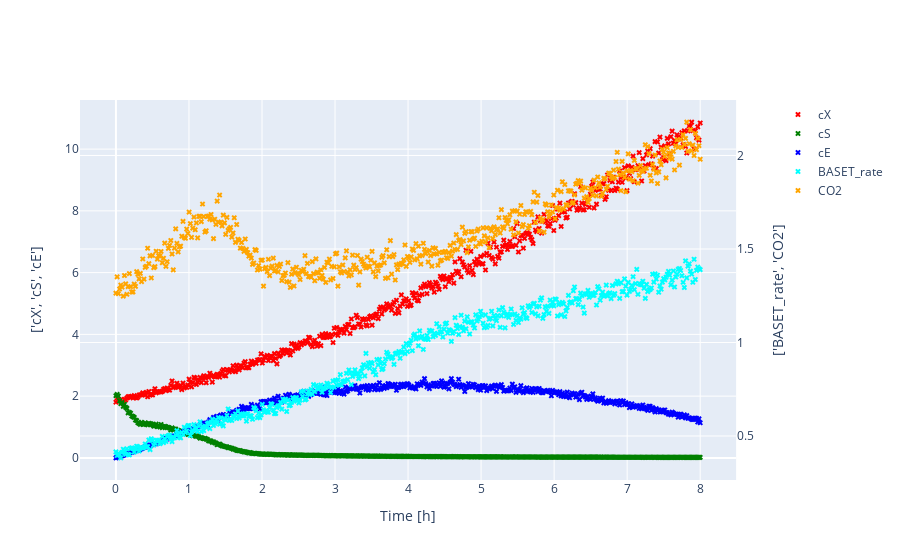

Here is the notebook cell this chart was saved with:
### Code cell
##Simulate an Experiment by using the metadata from an real Experiment - F7 in thise case
Exp = Experiment(path, "F7")  #load experiment 7
y = Yeast()
t_grid = np.linspace(0,8, 8*60)     #8 h measureing time, every minute 1 measurement point
y.set_params(p0) #set params to params in settings#simulate with experimental data, params from settings_mimic and selected number of steps
sim = y.simulate(Exp, t_grid = t_grid)     #507 steps for 8.45 hours in exp 7 means 1 step per minute
sim["BASET"] = integrate.cumtrapz(sim["BASET_rate"], x= sim.index, initial = 0) #integrate base rate to get cumulative base signal


##add random noise array to simulated data 
noise = np.random.normal(0, 0.03, np.shape(sim)) # noise with expected value:0 STDDEV:0.03, same shape as simulated data
sim = sim * (1+ noise)

visualize(sim)

### Figure 1 — Plotly figure (JSON) as saved in the notebook; plotly's stock layout.template omitted (floating-point values rounded to 4 significant figures; data arrays with more than 128 entries replaced by an {"elided": "..."} marker saying what was removed)
{"data": [{"marker": {"color": "red", "size": 5, "symbol": "x"}, "mode": "markers", "name": "cX", "type": "scatter", "x": {"elided": "480 float values"}, "xaxis": "x", "y": {"elided": "480 float values"}, "yaxis": "y"}, {"marker": {"color": "green", "size": 5, "symbol": "x"}, "mode": "markers", "name": "cS", "type": "scatter", "x": {"elided": "480 float values"}, "xaxis": "x", "y": {"elided": "480 float values"}, "yaxis": "y"}, {"marker": {"color": "blue", "size": 5, "symbol": "x"}, "mode": "markers", "name": "cE", "type": "scatter", "x": {"elided": "480 float values"}, "xaxis": "x", "y": {"elided": "480 float values"}, "yaxis": "y"}, {"marker": {"color": "cyan", "size": 5, "symbol": "x"}, "mode": "markers", "name": "BASET_rate", "type": "scatter", "x": {"elided": "480 float values"}, "xaxis": "x", "y": {"elided": "480 float values"}, "yaxis": "y2"}, {"marker": {"color": "orange", "size": 5, "symbol": "x"}, "mode": "markers", "name": "CO2", "type": "scatter", "x": {"elided": "480 float values"}, "xaxis": "x", "y": {"elided": "480 float values"}, "yaxis": "y2"}], "layout": {"legend": {"x": 1}, "title": {"x": 0.5}, "xaxis": {"anchor": "y", "domain": [0, 0.94], "title": {"text": "Time [h]"}}, "yaxis": {"anchor": "x", "domain": [0, 1], "title": {"standoff": 20, "text": "['cX', 'cS', 'cE']"}}, "yaxis2": {"anchor": "x", "overlaying": "y", "side": "right", "title": {"standoff": 20, "text": "['BASET_rate', 'CO2']"}}}}
